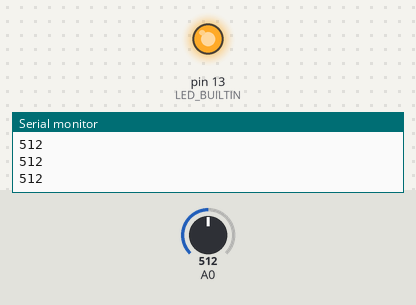
A sketch run on a simulated Arduino Uno, built with avr-gcc and run on an emulated ATmega328P. Shown: output pins drawn as LEDs (lit = HIGH), the last lines printed to the serial monitor. The inputs (shaded band) are chosen by the test bench; at power-on: A0 = 512.

Above: at 1.2 s.
1.3 s: A0 set to 459
2.8 s: A0 set to 437
At 4.0 s:
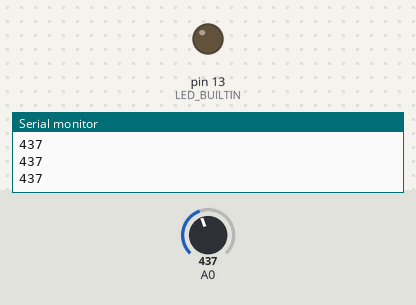
4.3 s: A0 set to 460
At 4.9 s:
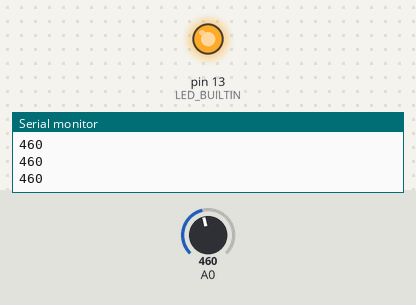
5.8 s: A0 set to 440
At 6.2 s:
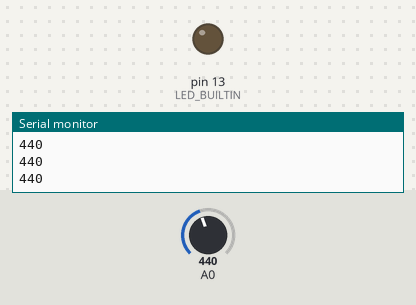
Timing chart, 0 to 8.3 s (numbered marks = the images above; inputs shaded):
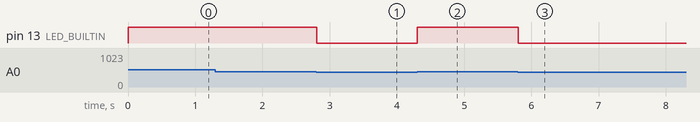

The sketch:

motorControl.ino
```cpp
/*
  Motor Control by Brendan Russell
  Something is wrong with this program, the motor is almost always on.
  I want the motor to only turn on when I move the joystick away from the center.
  Can you help me fix it?

  Hint: you may want to open the serial monitor to see what is happening.
*/

// the setup function runs once when you press reset or power the board
void setup() {
  // initialize digital pin LED_BUILTIN as an output.
  pinMode(LED_BUILTIN, OUTPUT);
  // start serial communication so you can see the values in the serial monitor
  Serial.begin(9600);
}

// the loop function runs over and over again forever
void loop() {
  // set the integer joyStickValue to the value from the joystick
  int joyStickValue = analogRead(A0);
  // if it is greater than 450 turn on the motor
  if (joyStickValue > 450) {
    digitalWrite(LED_BUILTIN, HIGH);
    // if it is not greater than 450 turn off the motor
  } else {
    digitalWrite(LED_BUILTIN, LOW);
  }
  // send the joystick value over usb to serial monitor
  Serial.println(joyStickValue);
  // delay for 10 miliseconds
  delay(10);
}
```

Measured:
- the behaviour switches between 451 and 450 on A0 (found by bisection; images 0 and 1)
- after the input at 2.8 s, pin 13 (LED_BUILTIN): HIGH → LOW at once
- after the input at 4.3 s, pin 13 (LED_BUILTIN): LOW → HIGH at once
- after the input at 5.8 s, pin 13 (LED_BUILTIN): HIGH → LOW at once
